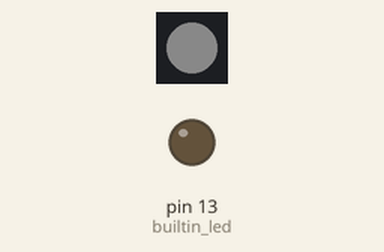
Simulated run of this program. Board: MicroPython board. On the bench: 1 RGB LEDs in strip order, left to right, output pins drawn as LEDs (lit = HIGH). Dim RGB values are drawn brighter than linear; pins used as bus, display or sensor lines are not drawn.

Above: at 0.2 s.
At 16.7 s:
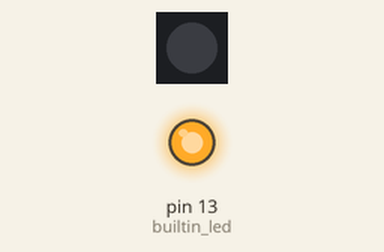
At 21.0 s:
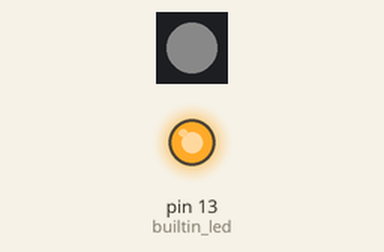
At 30.2 s:
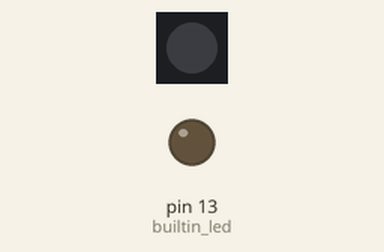
Timing chart, 0 to 35.1 s (numbered marks = the images above):
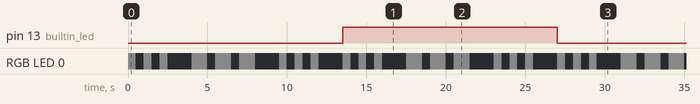

The program:

main.py
```python
from machine import Pin
import utime
import neopixel

# Enable power for the NeoPixel
pwr = Pin(2, Pin.OUT)
pwr.value(1)

# Configure the two built-in LEDs
builtin_led = Pin(13, Pin.OUT)
np_led = neopixel.NeoPixel(Pin(0, Pin.OUT), 1)

builtin_led.value(1)
np_led[0] = (0, 0, 0)
np_led.write()


def dot():
    np_led[0] = (10, 10, 10)
    np_led.write()
    utime.sleep(0.5)
    np_led[0] = (0, 0, 0)
    np_led.write()
    utime.sleep(0.5)

def string():
    np_led[0] = (10, 10, 10)
    np_led.write()
    utime.sleep(1)
    np_led[0] = (0, 0, 0)
    np_led.write()
    utime.sleep(0.5)

while True:
    builtin_led.value(not builtin_led.value())

    dot()
    dot()
    dot()
    utime.sleep(1)
    string()
    string()
    string()
    utime.sleep(1)
    dot()
    dot()
    dot()
    utime.sleep(1)
```

Measured:
- by itself, pin 13 (builtin_led): alternates HIGH for 13.5 s and LOW for 13.5 s
- by itself, RGB LED 0: repeats every 13.5 s: 2 × (off 0.50 s, RGB(10, 10, 10) 0.50 s), off 1.5 s, 2 × (RGB(10, 10, 10) 1.0 s, off 0.50 s), RGB(10, 10, 10) 1.0 s, off 1.5 s, 2 × (RGB(10, 10, 10) 0.50 s, off 0.50 s), RGB(10, 10, 10) 0.50 s, off 1.5 s, RGB(10, 10, 10) 0.50 s
- by itself, everything shown: repeats every 27.0 s, in 36 steps
